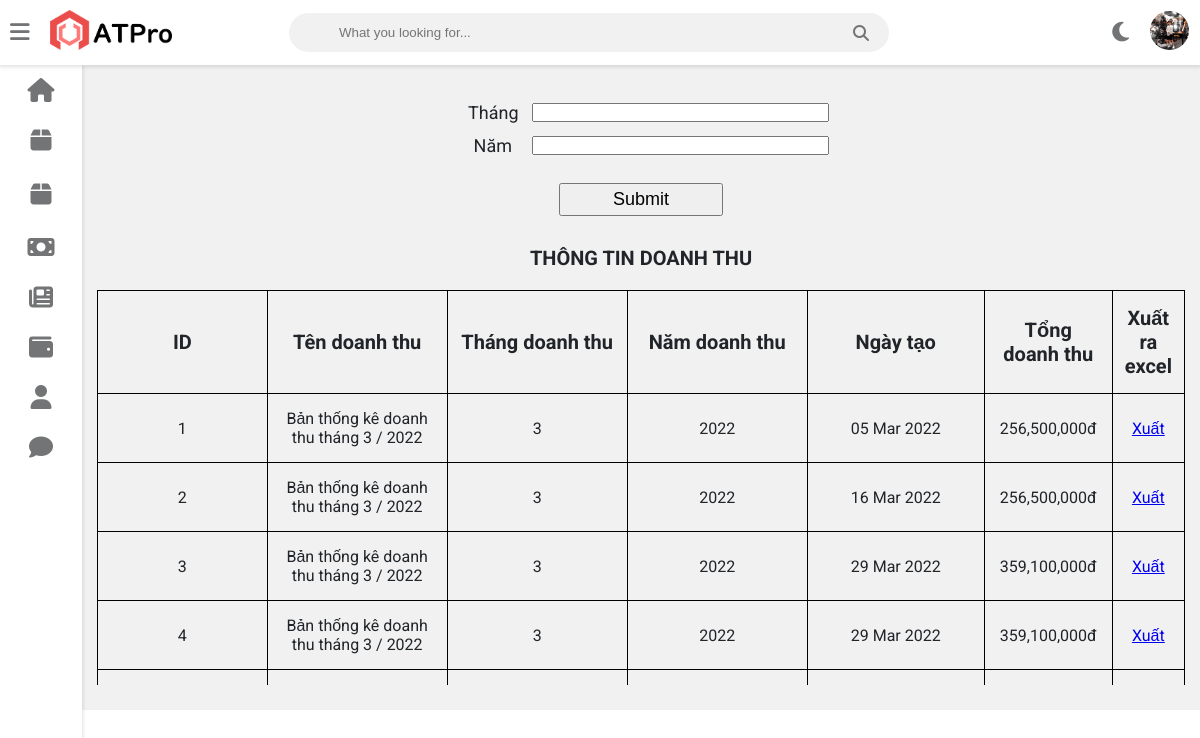
The page /admin/admin_bang_doanhthu.php (signed in) on the database its author committed.
### tables this page shows
CREATE TABLE `nhanvien` (
  `ID` int(11) NOT NULL,
  `hoten` varchar(233) NOT NULL,
  `sdt` int(15) NOT NULL,
  `diachi` varchar(233) NOT NULL,
  `email` varchar(233) NOT NULL,
  `anh` varchar(500) NOT NULL,
  `date` date NOT NULL,
  `sex` tinyint(1) NOT NULL,
  `chucvu` varchar(500) NOT NULL
);

CREATE TABLE `thongke` (
  `ID` int(11) NOT NULL,
  `tendoanhthu` varchar(233) NOT NULL,
  `thang_doanh_thu` int(11) NOT NULL,
  `nam_doanh_thu` int(11) NOT NULL,
  `ngaytao` date NOT NULL,
  `tongdoanhthu` int(15) NOT NULL
);

### admin/admin_bang_doanhthu.php (the view)
<?php include"./admin_header.php";?>
	<link rel="stylesheet" href="./CSS/admin_doanhthu.css">
    <div class="wrapper">
        <form action="" class="mainRight_search" method="POST">
            <div class="mainRight_search_frame">
                <div class="mainRight_search_item">
                    <p>Tháng</p> <input type="text" name="thang" <?php if(isset($_POST["submit_doanhthu"])){?>  value="<?php echo $_POST["thang"]; }?>">
                </div>
                <div class="mainRight_search_item">
                    <p>Năm</p> <input type="text" name="nam" <?php if(isset($_POST["submit_doanhthu"])){?>  value="<?php echo $_POST["nam"]; }?>">
                </div>
            </div>
            <input type="submit" name="submit_doanhthu" class="mainRight_search_submit">
        </form>
        <div class="mainRigth_main">
            <h3>Thông tin doanh thu</h3>
            <div class="mainRigth_main_table">
                <table>
                    <tr>
                        <th>ID</th>
                        <th>Tên doanh thu</th>
                        <th>Tháng doanh thu</th>
                        <th>Năm doanh thu</th>
						<th>Ngày tạo</th>
						<th>Tổng doanh thu</th>
						<th>Xuất ra excel</th>
                    </tr>
				<?php
				if(isset($_POST["submit_doanhthu"]))
				{
					$thang=$_POST["thang"];
					$nam=$_POST["nam"];
					if($thang!="" && $nam!="")
					{
						$sql="SELECT * FROM `thongke` WHERE thang_doanh_thu=$thang and nam_doanh_thu=$nam";
					}
					else{
						$loinhac="Không có thông tin lưu doanh thu";
						echo "<script> alert($loinhac);</script>";
						$sql="SELECT * FROM `thongke`";
					}
				}
				else {
					$sql="SELECT * FROM `thongke`";
				}
					$query1=mysqli_query($conn, $sql);
					while($row2=mysqli_fetch_assoc($query1)){
				?>
                    <tr>
                        <td><?php echo $row2["ID"]?></td>
                        <td><?php echo $row2["tendoanhthu"]?></td>
                        <td><?php echo $row2["thang_doanh_thu"]?></td>
                        <td><?php echo $row2["nam_doanh_thu"]?></td>
						<td><?php echo date('d M Y', strtotime($row2["ngaytao"]));?></td>
						<td><?php echo number_format($row2["tongdoanhthu"])?>đ</td>
						<td><a href="./admin_cobvert_excel.php?chuyendoi&thang=<?php echo $row2["thang_doanh_thu"]?>&nam=<?php echo $row2["nam_doanh_thu"]?>">Xuất</a></td>
                    </tr>
				<?php }?>
                </table>
            </div>
        </div>
    </div>
	<?php include"./admin_footer.php";?>

### admin/admin_header.php (shortened to what this page needs)
<?php
include "./connect/connect.php";
?>
<!DOCTYPE html>
<html>
<head>
	<link rel="stylesheet" href="https://cdnjs.cloudflare.com/ajax/libs/font-awesome/5.15.4/css/all.min.css">
	<link rel="stylesheet" type="text/css" href="https://cdnjs.cloudflare.com/ajax/libs/Chart.js/2.9.3/Chart.min.css">
	<link rel="stylesheet" type="text/css" href="https://cdnjs.cloudflare.com/ajax/libs/font-awesome/6.1.1/css/all.min.css">
	<link rel="stylesheet" type="text/css" href="style.css">
</head>
<body class="overlay-scrollbar">
	<div class="navbar">
		<ul class="navbar-nav">
			<li class="nav-item">
				<a class="nav-link">
					<i class="fas fa-bars" onclick="collapseSidebar()"></i>
				</a>
			</li>
			<li class="nav-item">
				<img src="assets/AT-pro-black.png" alt="ATPro logo" class="logo logo-light">
			</li>
		</ul>
		<form class="navbar-search">
			<input type="text" name="Search" class="navbar-search-input" placeholder="What you looking for...">
			<i class="fas fa-search"></i>
		</form>
		<ul class="navbar-nav nav-right">
			<li class="nav-item mode">
				<a class="nav-link" href="#" onclick="switchTheme()">
					<i class="fas fa-moon dark-icon"></i>
				</a>
			</li>
			<li class="nav-item avt-wrapper">
				<div class="avt dropdown">
				<?php
				if(isset($_SESSION["login_nhanvien"]))
				{
					$hoten_nhanvien=$_SESSION["login_nhanvien"];
					$sql_login="SELECT * FROM `nhanvien` WHERE hoten= '$hoten_nhanvien'";
					$query_nhanvien=mysqli_query($conn, $sql_login);
					$row_nhanvien=mysqli_fetch_assoc($query_nhanvien);
				}
				?>
					<img src="./avatar/<?php echo $row_nhanvien["anh"];?>" alt="User image" class="dropdown-toggle" data-toggle="user-menu">
				</div>
			</li>
		</ul>
	</div>
	<div class="sidebar">
		<ul class="sidebar-nav">
			<li class="sidebar-nav-item">
				<a href="./admin_home.php" class="sidebar-nav-link">
					<div>
						<i class="fa-solid fa-house"></i>
					</div>
				</a>
			</li>
			<li class="sidebar-nav-item">
				<a href="./admin_sanpham.php" class="sidebar-nav-link">
					<div>
						<i class="fa-solid fa-box"></i>
					</div>
				</a>
			</li>
			<li class="sidebar-nav-item">
				<a href="./admin_hang.php" class="sidebar-nav-link">
					<div>
						<i class="fa-solid fa-box"></i>
					</div>
				</a>
			</li>
			<li  class="sidebar-nav-item">
				<a href="./admin_donhang.php" class="sidebar-nav-link">
					<div>
						<i class="fa-solid fa-money-bill"></i>
					</div>
				</a>
			</li>
			<li  class="sidebar-nav-item">
				<a href="./admin_tintuc.php" class="sidebar-nav-link">
					<div>
					<i class="fa-solid fa-newspaper"></i>
					</div>
				</a>
			</li>
			<li  class="sidebar-nav-item">
				<a href="./admin_doanhthu.php" class="sidebar-nav-link">
					<div>
						<i class="fa-solid fa-wallet"></i>
					</div>
				</a>
			</li>
			<li  class="sidebar-nav-item">
				<a href="./admin_nhanvien.php" class="sidebar-nav-link">
					<div>
						<i class="fa-solid fa-user"></i>
					</div>
				</a>
			</li>
			<li  class="sidebar-nav-item">
				<a href="./admin_lienhe.php" class="sidebar-nav-link">
					<div>
						<i class="fa-solid fa-comment"></i>
					</div>
				</a>
			</li>
		</ul>
	</div>

### admin/style.css (style rules this page uses)
:root { --primary-color: #4834d4; --success-color: #6ab04c; --warning-color: #f0932b; --danger-color: #eb4d4b; --light-color: #212529; --light-second-color: #727475; --light-background: #ffffff; --light-second-background: #f1f1f1; --dark-color: #909090; --dark-second-color: #f5f6fa; --dark-background: #23242D; --dark-second-background: #181818; }
.light { --main-bg-color: var(--light-background); --second-bg-color: var(--light-second-background); --main-color: var(--light-color); --second-color: var(--light-second-color); }
* { box-sizing: border-box; }
body { font-family: 'Roboto', sans-serif; background: var(--main-bg-color); color: var(--main-color); margin: 0; }
.navbar { display: flex; flex-direction: row; background: var(--main-bg-color); color: var(--main-color); position: fixed; top: 0; right: 0; left: 0; z-index: 101; box-shadow: rgba(0,0,0,0.12) 0px 1px 4px 1px; }
.navbar-nav { list-style: none; display: flex; flex-direction: row; padding-left: 0; margin-bottom: 0; margin-top: 0; }
.nav-link { float: left; text-align: center; padding: 21px 10px; text-decoration: none; font-size: 17px; color: var(--second-color); position: relative; }
.navbar-nav i { font-size: 1.4rem; }
.nav-right { margin-left: auto; }
.navbar-search { position: relative; margin: auto; width: 50%; }
.navbar-search input { background: var(--second-bg-color); border: none; padding: 12px 50px 12px 50px; width: 100%; outline: none; color: var(--main-color); border-radius: 20px; }
.navbar-search i { position: absolute; top: 50%; right: 20px; transform: translateY(-50%); color: var(--second-color); cursor: pointer; }
.logo { height: 60px; padding: 10px; }
.avt img { width: 39px; height: 39px; border-radius: 50%; }
.avt { padding: 11px }
.dropdown { position: relative; }
.wrapper { padding: 10px; margin-left: 82px; padding-top: 75px; background: var(--second-bg-color); transition: margin-left .5s; }
.sidebar { width: 82px; height: 100vh; position: fixed; margin-top: 65px; background: var(--main-bg-color); box-shadow: rgba(0,0,0,0.12) 0px 1px 4px 1px; overflow: hidden; z-index: 100; transition: width .5s; }
.sidebar-nav { list-style: none; padding: 0; margin: 0; display: flex; flex-direction: column; align-items: center; height: 100vh; }
.sidebar-nav-item { width: 100%; }
.sidebar-nav-link { display: flex; align-items: center; color: var(--main-color); text-decoration: none; }
.sidebar-nav-link i { font-size: 1.5rem; color: var(--second-color); position: absolute; left: 50%; top: 50%; transform: translate(-50%, -50%); }
.sidebar-nav-link div { min-width: 82px; height: 50px; position: relative; }
table { border-collapse: collapse; width: 100%; }
table td { border-top: 1px solid var(--second-bg-color); padding: 15px; }
table th { border-top: 1px solid var(--second-bg-color); border-bottom: 1px solid var(--second-bg-color); padding: 15px 12px; text-align: left; }

### admin/CSS/admin_doanhthu.css (style rules this page uses)
* { padding: 0; margin: 0; box-sizing: border-box; }
.mainRight_search { width: 100%; }
.mainRight_search_frame { width: 100%; padding: 15px 0px; }
.mainRight_search_item { width: 45%; display: flex; justify-content: center; align-items: center; margin: 12px auto; }
.mainRight_search_item p { text-align: center; font-size: 18px; margin: 0px 15px; width: 10%; }
.mainRight_search_item input { width: 60%; }
.mainRight_search_submit { width: 15%; display: block; margin: 0 auto; font-size: 18px; padding: 4px; }
.mainRigth_main { width: 100%; text-align: center; padding: 15px 0px; }
.mainRigth_main h3 { width: 100%; text-align: center; margin: 15px 0px; font-size: 20px; text-transform: uppercase; }
.mainRigth_main_table { width: 100%; max-height: 400px; padding: 5px; overflow-y: scroll; border-collapse: collapse; }
.mainRigth_main_table th { width: 20%; font-size: 20px; border: 1px solid black; text-align: center; }
.mainRigth_main_table td { width: 20%; font-size: 16px; border: 1px solid black; text-align: center; }

### rows shown on the page
nhanvien: anh (picture)
thongke: ID "1", tendoanhthu "Bản thống kê doanh thu tháng 3 / 2022", thang_doanh_thu "3", nam_doanh_thu "2022", ngaytao "05 Mar 2022", tongdoanhthu "256,500,000"
thongke: ID "2", tendoanhthu "Bản thống kê doanh thu tháng 3 / 2022", thang_doanh_thu "3", nam_doanh_thu "2022", ngaytao "16 Mar 2022", tongdoanhthu "256,500,000"
thongke: ID "3", tendoanhthu "Bản thống kê doanh thu tháng 3 / 2022", thang_doanh_thu "3", nam_doanh_thu "2022", ngaytao "29 Mar 2022", tongdoanhthu "359,100,000"
thongke: ID "4", tendoanhthu "Bản thống kê doanh thu tháng 3 / 2022", thang_doanh_thu "3", nam_doanh_thu "2022", ngaytao "29 Mar 2022", tongdoanhthu "359,100,000"
